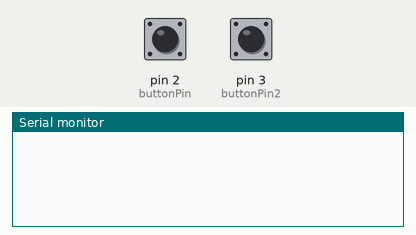
Simulated run of this sketch. Board: Arduino Uno, built with avr-gcc and run on an emulated ATmega328P. Parts: the last lines printed to the serial monitor. The test bench sets the inputs (shaded band); at power-on: pin 2 (buttonPin) HIGH, pin 3 (buttonPin2) HIGH.

Above: at 1.2 s.
1.3 s: pin 2 (buttonPin) pulled LOW for 0.15 s
At 1.9 s:
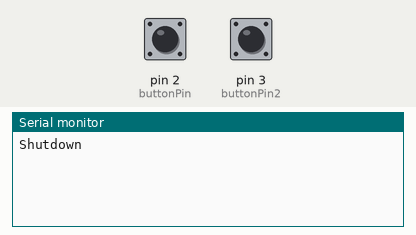
2.9 s: pin 3 (buttonPin2) pulled LOW for 0.15 s
At 4.3 s:
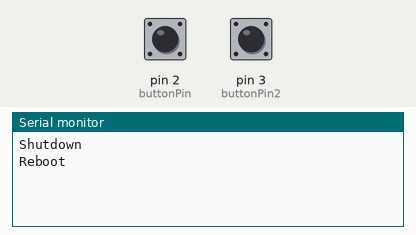

The sketch:

arduino.ino
```cpp
/* This code is for a single button, you can add more buttons and shortcuts */

const int buttonPin = 2; // Button connected to pin 2, active LOW
const int buttonPin2 = 3; // Button connected to pin 3, active LOW
void setup() {
  Serial.begin(9600);
  pinMode(buttonPin, INPUT_PULLUP);
}

void loop() {
  int buttonState = digitalRead(buttonPin);
  if (buttonState == LOW) {
    Serial.println("Shutdown"); // Send "Shutdown" message to PC
    delay(500); // Debounce
  }
  int buttonState2 = digitalRead(buttonPin2);
  if (buttonState2 == LOW) {
    Serial.println("Reboot"); // Send "Reboot" message to PC
    delay(500); // Debounce
  }
}
```

Measured:
- after the input at 1.3 s, the serial monitor: prints a new line at once (image 1)
- after the input at 2.9 s, the serial monitor: prints a new line at once (image 2)
